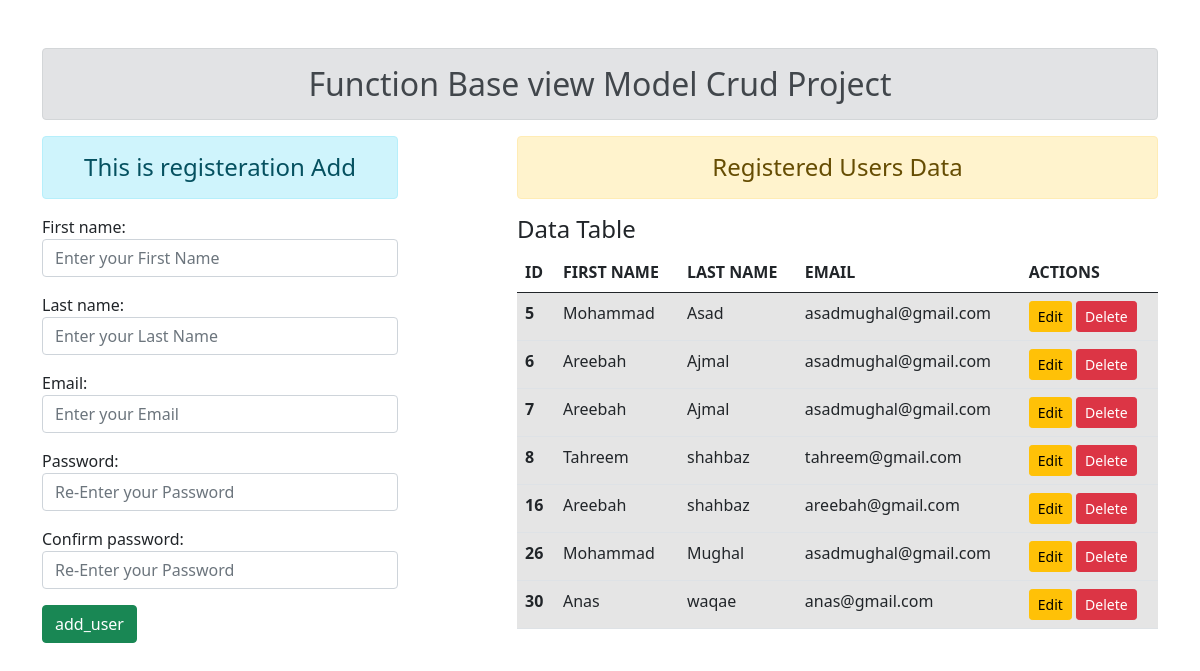
The page / on the database its author committed.
### CRUD/models.py (models this page shows)
class App_Users(models.Model):
    First_Name = models.CharField(max_length = 30)
    Last_name = models.CharField(max_length = 30)
    email = models.EmailField(max_length = 20)
    password = models.CharField(max_length = 30)
    confirm_Password = models.CharField(max_length = 30)

### CRUD/views.py (the view)
def add_user(request):
    if request.method == "POST":
        form = User_registeration(request.POST)
        user_data = {}
        if form.is_valid():
            fname = form.cleaned_data['First_Name']
            lname = form.cleaned_data['Last_name']
            email = form.cleaned_data['email']
            password = form.cleaned_data['password']
            conf_password = form.cleaned_data['confirm_Password']
            if password == conf_password:
                user = App_Users(First_Name = fname, Last_name = lname, email=email,password = password, confirm_Password = conf_password)
                user.save()
                messages.success(request,"User Saved Successfully!")
                form = User_registeration()
                user_data = App_Users.objects.all()
                return render(request,'registeration.html',{'form':form,'user_data':user_data})
            else:
                messages.error(request,"Password Does not Mached")
                form = User_registeration()
                user_data = App_Users.objects.all()
        return render(request,'registeration.html', {'form': form,'user_data': user_data})
    else:
        form = User_registeration()
        user_data = App_Users.objects.all()
    return render(request,'registeration.html', {'form': form,'user_data': user_data})

### CRUD/forms.py
class User_registeration(forms.ModelForm):
    First_Name = forms.CharField(widget=forms.TextInput(attrs={'class':'form-control', 'placeholder':'Enter your First Name'}))
    Last_name = forms.CharField(widget=forms.TextInput(attrs={'class':'form-control', 'placeholder':'Enter your Last Name'}))
    email = forms.CharField(widget=forms.EmailInput(attrs={'class':'form-control', 'autocomplete':'off', 'placeholder':'Enter your Email'}))
    password = forms.CharField(widget=forms.PasswordInput(attrs={'class':'form-control', 'placeholder':'Re-Enter your Password'}))
    confirm_Password = forms.CharField(widget=forms.PasswordInput(attrs={'class':'form-control','placeholder':'Re-Enter your Password'}))
    class Meta:
        model = App_Users
        fields = ['First_Name','Last_name','email','password', 'confirm_Password']

### CRUD/templates/registeration.html (shortened to what this page needs)
{% extends 'base.html' %}
{% block content %}
<div class="row">
    <div class="col-sm-4">
        <h4 class="text-center alert alert-info">This is registeration Add</h4>
        <form action="" method="POST" novalidate>
            {{form.as_p}}
            <input type="submit" class='btn btn-success ' value="add_user">
        </form>
    </div>
    <div class="col-sm-7 offset-1">
      <h4 class="text-center alert alert-warning">Registered Users Data</h4>
      {% if user_data %}
      <h4>Data Table</h4>
      <table class="table table-hover">
        <thead>
          <tr>
            <th scope="col">ID</th>
            <th scope="col">FIRST NAME</th>
            <th scope="col">LAST NAME</th>
            <th scope="col">EMAIL</th>
            <th scope="col">ACTIONS</th>
          </tr>
        </thead>
        <tbody>
          {% for user in user_data %}
          <tr class="table-active">
            <th scope="row">{{user.id}}</th>
            <td>{{user.First_Name}}</td>
            <td>{{user.Last_name}}</td>
            <td>{{user.email}}</td>
            <td>
              <a href="{% url 'update_form' user.id %} " class="btn btn-warning btn-sm">Edit</a>
              <form action="{% url 'delete_data' user.id %}" method="POST" class="d-inline">
                <input type="submit" class="btn btn-danger btn-sm" value="Delete">
              </form>
            </td>
          </tr>
          {% endfor %}
        </tbody>
      </table>
     {% else %}
      <h4 class='text-center alert alert-warning'>No records found</h4>
      {% endif %}
    </div>
</div>
{% endblock content %}

### CRUD/templates/base.html (shortened to what this page needs)
<!DOCTYPE html>
{% load static %}
<html lang="en">
  <head>
    <link href="https://cdn.jsdelivr.net/npm/bootstrap@5.0.2/dist/css/bootstrap.min.css" rel="stylesheet">
  </head>
  <body>
    <div class="container mt-5 ">
        <h2 class="text-center alert alert-secondary"> Function Base view Model Crud Project</h2>
        {% block content %} {% endblock content %}
    </div>
</body>
</html>

### rows shown on the page
App_Users: id "5", First_Name "Mohammad", Last_name "Asad", email "asadmughal@gmail.com"
App_Users: id "6", First_Name "Areebah", Last_name "Ajmal", email "asadmughal@gmail.com"
App_Users: id "7", First_Name "Areebah", Last_name "Ajmal", email "asadmughal@gmail.com"
App_Users: id "8", First_Name "Tahreem", Last_name "shahbaz", email "tahreem@gmail.com"
App_Users: id "16", First_Name "Areebah", Last_name "shahbaz", email "areebah@gmail.com"
App_Users: id "26", First_Name "Mohammad", Last_name "Mughal", email "asadmughal@gmail.com"
App_Users: id "30", First_Name "Anas", Last_name "waqae", email "anas@gmail.com"
